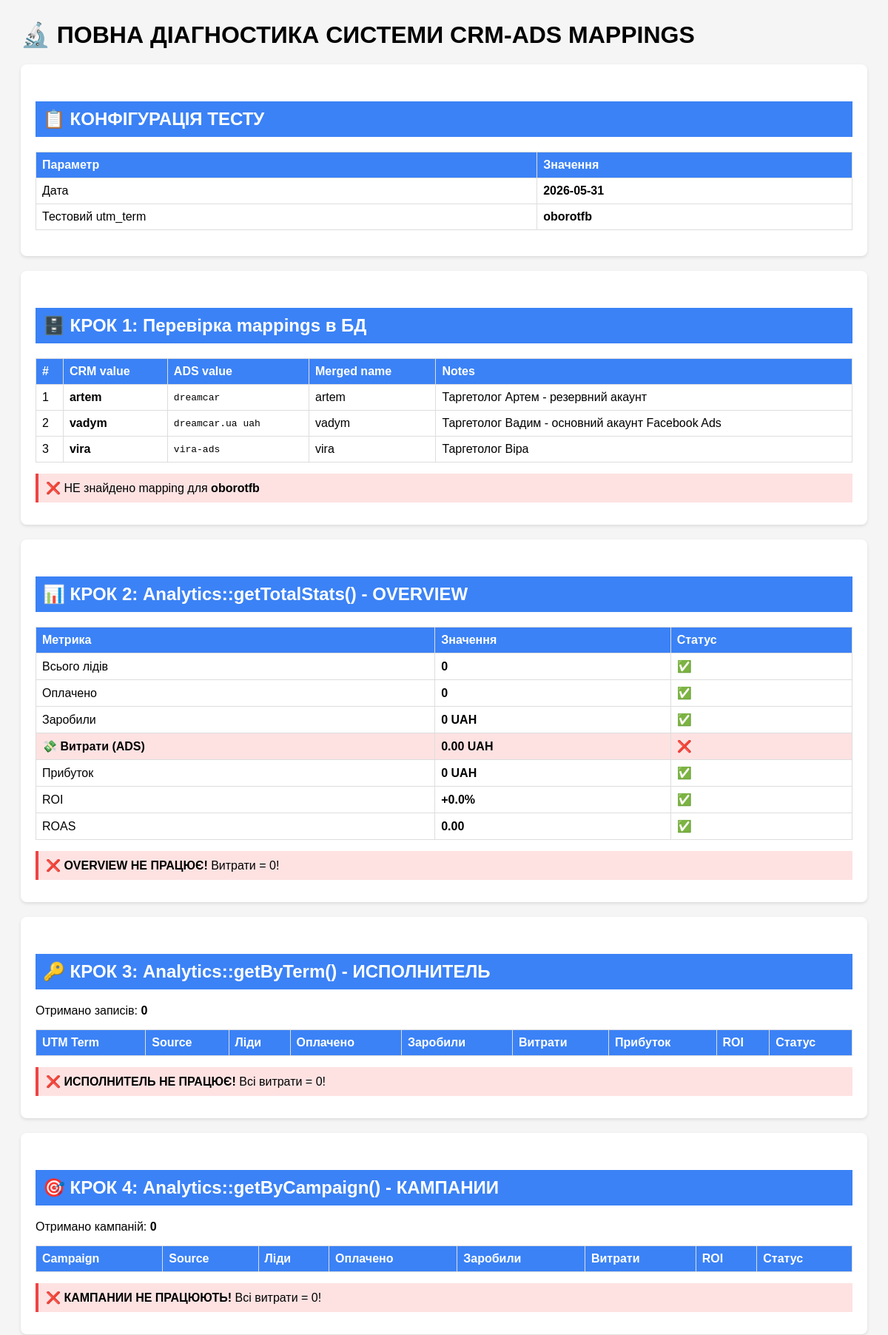
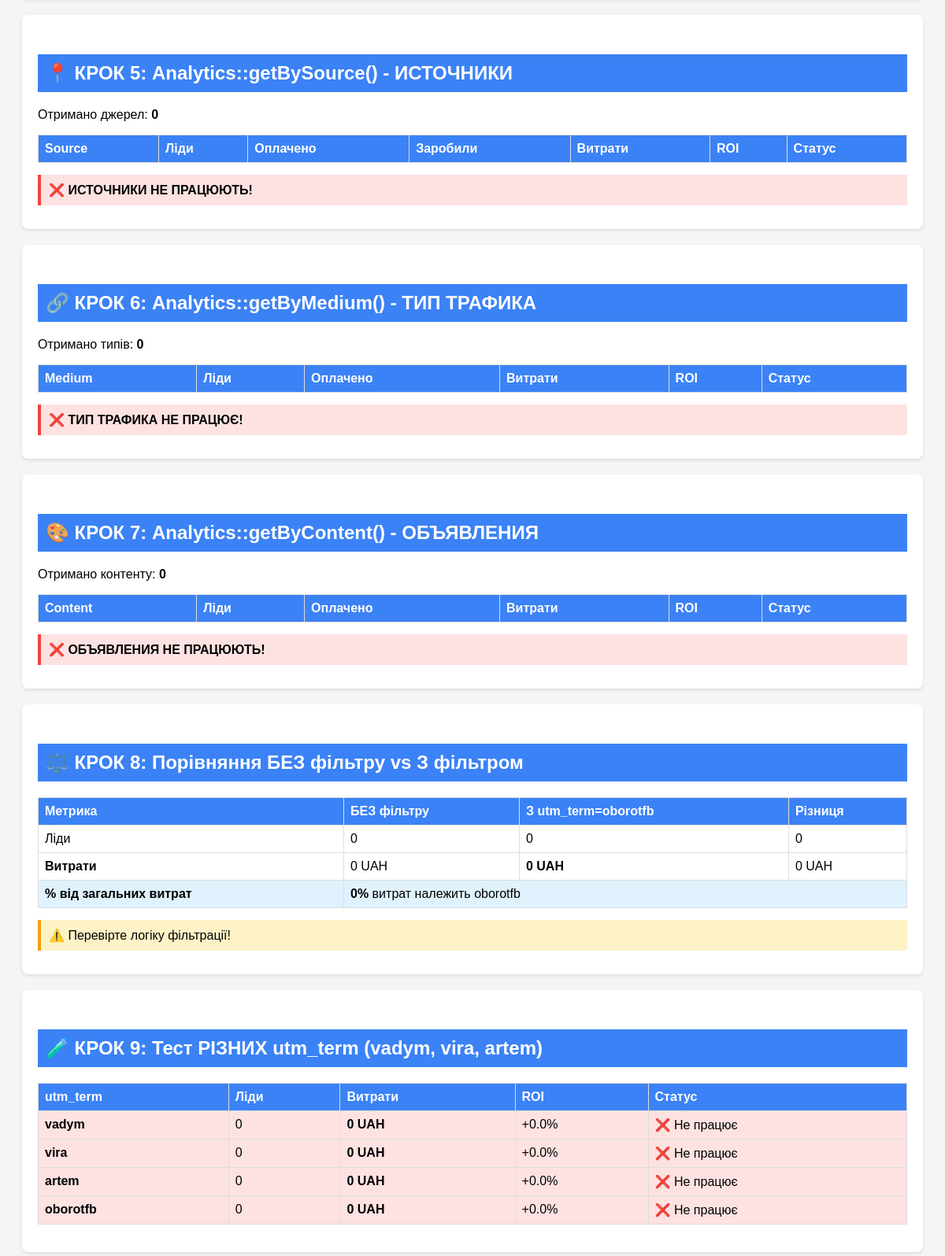
Screenshot of /FULL_DIAGNOSTIC_MAPPINGS.php (upper part) with the database file from the repository (2 pictures, top to bottom).
### tables this page shows
CREATE TABLE IF NOT EXISTS utm_crm_ads_mapping (
  id INT UNSIGNED AUTO_INCREMENT PRIMARY KEY,

   
  field_type ENUM('utm_source', 'utm_medium', 'utm_campaign', 'utm_term', 'utm_content') NOT NULL,

   
  crm_value VARCHAR(255) NOT NULL COMMENT 'Значення з CRM (SendPulse webhook)',
  ads_value VARCHAR(255) NOT NULL COMMENT 'Значення з ADS (Facebook/Google)',

   
  merged_name VARCHAR(255) NOT NULL COMMENT 'Назва для відображення в dashboard',

   
  notes TEXT COMMENT 'Коментарі/опис',
  created_by VARCHAR(100) COMMENT 'Хто створив mapping',
  created_at TIMESTAMP DEFAULT CURRENT_TIMESTAMP,
  updated_at TIMESTAMP DEFAULT CURRENT_TIMESTAMP ON UPDATE CURRENT_TIMESTAMP,

   
  UNIQUE KEY uk_field_crm_ads (field_type, crm_value, ads_value),

   
  INDEX idx_field_type (field_type),
  INDEX idx_crm_value (crm_value),
  INDEX idx_ads_value (ads_value)
);

### FULL_DIAGNOSTIC_MAPPINGS.php (the view, shortened to what the rows shown need)
<?php
require_once 'core/Database.php';
require_once 'core/models/UtmCrmAdsMapping.php';
echo "<h1>🔬 ПОВНА ДІАГНОСТИКА СИСТЕМИ CRM-ADS MAPPINGS</h1>";
$testUtmTerm = 'oborotfb';
echo "<div class='test-section'>";
echo "<h2>📋 КОНФІГУРАЦІЯ ТЕСТУ</h2>";
echo "<table>";
echo "<tr><th>Параметр</th><th>Значення</th></tr>";
echo "</table>";
echo "</div>";
echo "<div class='test-section'>";
echo "<h2>🗄️ КРОК 1: Перевірка mappings в БД</h2>";
try {
    $mappings = UtmCrmAdsMapping::getMappingsByField('utm_term');
    echo "<table>";
    echo "<tr><th>#</th><th>CRM value</th><th>ADS value</th><th>Merged name</th><th>Notes</th></tr>";
    foreach ($mappings as $i => $map) {
        $isTest = (strpos(strtolower($map['crm_value']), strtolower($testUtmTerm)) !== false);
        $rowClass = $isTest ? "style='background: #d1fae5;'" : "";
        echo "<tr $rowClass>";
        echo "<td>" . ($i + 1) . "</td>";
        echo "<td><strong>{$map['crm_value']}</strong></td>";
        echo "<td><code>{$map['ads_value']}</code></td>";
        echo "<td>{$map['merged_name']}</td>";
        echo "<td>" . ($map['notes'] ?: '—') . "</td>";
        echo "</tr>";
    }
    echo "</table>";
} catch (Exception $e) {
    echo "<div class='error'>❌ Помилка: " . $e->getMessage() . "</div>";
}
echo "</div>";
echo "<div class='test-section'>";
echo "<h2>📊 КРОК 2: Analytics::getTotalStats() - OVERVIEW</h2>";
try {
    echo "<table>";
    echo "<tr><th>Метрика</th><th>Значення</th><th>Статус</th></tr>";
    echo "</table>";
} catch (Exception $e) {
    echo "<div class='error'>❌ Помилка: " . $e->getMessage() . "</div>";
}
echo "</div>";
echo "<div class='test-section'>";
echo "<h2>🔑 КРОК 3: Analytics::getByTerm() - ИСПОЛНИТЕЛЬ</h2>";
try {
    echo "<table>";
    echo "<tr><th>UTM Term</th><th>Source</th><th>Лiди</th><th>Оплачено</th><th>Заробили</th><th>Витрати</th><th>Прибуток</th><th>ROI</th><th>Статус</th></tr>";
    echo "</table>";
} catch (Exception $e) {
    echo "<div class='error'>❌ Помилка: " . $e->getMessage() . "</div>";
}
echo "</div>";
echo "<div class='test-section'>";
echo "<h2>🎯 КРОК 4: Analytics::getByCampaign() - КАМПАНИИ</h2>";
try {
    echo "<table>";
    echo "<tr><th>Campaign</th><th>Source</th><th>Лiди</th><th>Оплачено</th><th>Заробили</th><th>Витрати</th><th>ROI</th><th>Статус</th></tr>";
    echo "</table>";
} catch (Exception $e) {
    echo "<div class='error'>❌ Помилка: " . $e->getMessage() . "</div>";
}
echo "</div>";
echo "<div class='test-section'>";
echo "<h2>📍 КРОК 5: Analytics::getBySource() - ИСТОЧНИКИ</h2>";
try {
    echo "<table>";
    echo "<tr><th>Source</th><th>Лiди</th><th>Оплачено</th><th>Заробили</th><th>Витрати</th><th>ROI</th><th>Статус</th></tr>";
    echo "</table>";
} catch (Exception $e) {
    echo "<div class='error'>❌ Помилка: " . $e->getMessage() . "</div>";
}
echo "</div>";
echo "<div class='test-section'>";
echo "<h2>🔗 КРОК 6: Analytics::getByMedium() - ТИП ТРАФИКА</h2>";
try {
    echo "<table>";
    echo "<tr><th>Medium</th><th>Лiди</th><th>Оплачено</th><th>Витрати</th><th>ROI</th><th>Статус</th></tr>";
    echo "</table>";
} catch (Exception $e) {
    echo "<div class='error'>❌ Помилка: " . $e->getMessage() . "</div>";
}
echo "</div>";
echo "<div class='test-section'>";
echo "<h2>🎨 КРОК 7: Analytics::getByContent() - ОБЪЯВЛЕНИЯ</h2>";
try {
    echo "<table>";
    echo "<tr><th>Content</th><th>Лiди</th><th>Оплачено</th><th>Витрати</th><th>ROI</th><th>Статус</th></tr>";
    echo "</table>";
} catch (Exception $e) {
    echo "<div class='error'>❌ Помилка: " . $e->getMessage() . "</div>";
}
echo "</div>";
echo "<div class='test-section'>";
echo "<h2>⚖️ КРОК 8: Порівняння БЕЗ фільтру vs З фільтром</h2>";
try {
    echo "<table>";
    echo "<tr><th>Метрика</th><th>БЕЗ фільтру</th><th>З utm_term=$testUtmTerm</th><th>Різниця</th></tr>";
    echo "</table>";
} catch (Exception $e) {
    echo "<div class='error'>❌ Помилка: " . $e->getMessage() . "</div>";
}
echo "</div>";
echo "<div class='test-section'>";
echo "<h2>🧪 КРОК 9: Тест РІЗНИХ utm_term (vadym, vira, artem)</h2>";
echo "<table>";
echo "<tr><th>utm_term</th><th>Лiди</th><th>Витрати</th><th>ROI</th><th>Статус</th></tr>";
echo "</table>";
echo "</div>";
?>

### rows the page displays
utm_crm_ads_mapping: crm_value "artem", ads_value "dreamcar", merged_name "artem", notes "Таргетолог Артем - резервний акаунт"
utm_crm_ads_mapping: crm_value "vadym", ads_value "dreamcar.ua uah", merged_name "vadym", notes "Таргетолог Вадим - основний акаунт Facebook Ads"
utm_crm_ads_mapping: crm_value "vira", ads_value "vira-ads", merged_name "vira", notes "Таргетолог Віра"

### other values shown
$testUtmTerm "oborotfb"
$totalStats['total_leads'] "0"
$totalStats['paid_count'] "0"
$totalStats['paid_amount'] "0"
$totalStats['total_spend'] "0.00"
$spendStatus "❌"
$totalStats['total_profit'] "0"
$totalStats['avg_roi'] "0.0"
$totalStats['avg_roas'] "0.00"
count($termData) "0"
count($campaignData) "0"
count($sourceData) "0"
count($mediumData) "0"
count($contentData) "0"
$statsNoFilter['total_leads'] "0"
